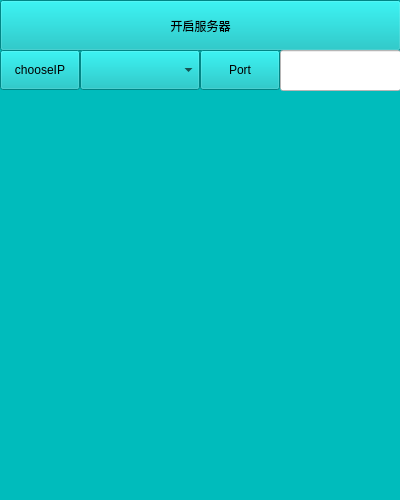
<?xml version="1.0" encoding="UTF-8"?>
<ui version="4.0">
 <class>MainWindow</class>
 <widget class="QMainWindow" name="MainWindow">
  <property name="geometry">
   <rect>
    <x>0</x>
    <y>0</y>
    <width>400</width>
    <height>500</height>
   </rect>
  </property>
  <property name="windowTitle">
   <string>MainWindow</string>
  </property>
  <property name="styleSheet">
   <string notr="true">background-color: rgb(0, 188, 188);</string>
  </property>
  <widget class="QWidget" name="centralwidget">
   <widget class="QPushButton" name="pushButton">
    <property name="geometry">
     <rect>
      <x>0</x>
      <y>0</y>
      <width>401</width>
      <height>51</height>
     </rect>
    </property>
    <property name="text">
     <string>开启服务器</string>
    </property>
   </widget>
   <widget class="QPushButton" name="pushButton_2">
    <property name="geometry">
     <rect>
      <x>0</x>
      <y>50</y>
      <width>80</width>
      <height>40</height>
     </rect>
    </property>
    <property name="text">
     <string>chooseIP</string>
    </property>
   </widget>
   <widget class="QComboBox" name="comboBox">
    <property name="geometry">
     <rect>
      <x>80</x>
      <y>50</y>
      <width>120</width>
      <height>40</height>
     </rect>
    </property>
   </widget>
   <widget class="QPushButton" name="pushButton_3">
    <property name="geometry">
     <rect>
      <x>200</x>
      <y>50</y>
      <width>80</width>
      <height>40</height>
     </rect>
    </property>
    <property name="text">
     <string>Port</string>
    </property>
   </widget>
   <widget class="QLineEdit" name="lineEdit">
    <property name="geometry">
     <rect>
      <x>280</x>
      <y>50</y>
      <width>121</width>
      <height>41</height>
     </rect>
    </property>
    <property name="styleSheet">
     <string notr="true">background-color: rgb(255, 255, 255);</string>
    </property>
   </widget>
  </widget>
 </widget>
 <resources/>
 <connections/>
</ui>
